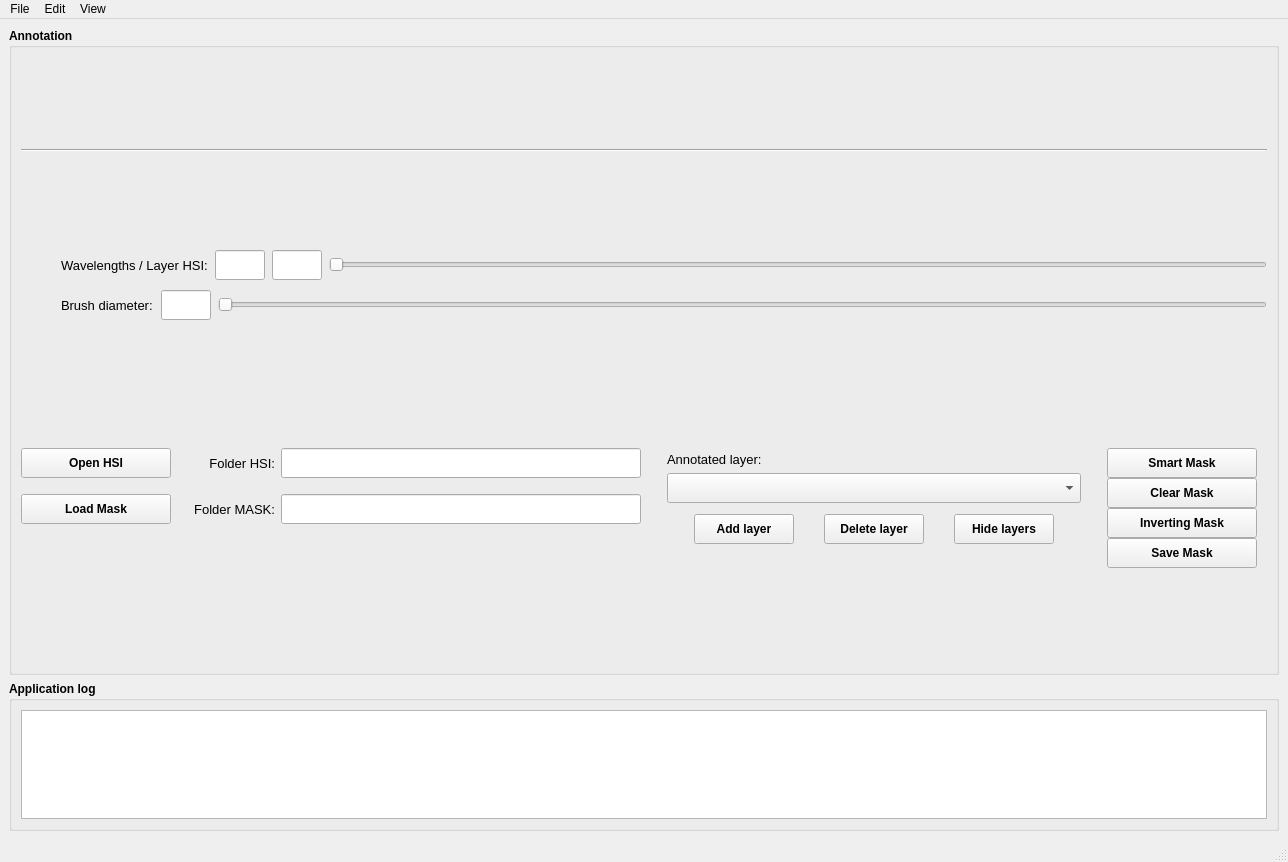
<?xml version="1.0" encoding="UTF-8"?>
<ui version="4.0">
 <class>DATMantMainWindow</class>
 <widget class="QMainWindow" name="DATMantMainWindow">
  <property name="geometry">
   <rect>
    <x>0</x>
    <y>0</y>
    <width>1288</width>
    <height>862</height>
   </rect>
  </property>
  <property name="minimumSize">
   <size>
    <width>820</width>
    <height>620</height>
   </size>
  </property>
  <property name="windowTitle">
   <string>Annotator for HSI</string>
  </property>
  <widget class="QWidget" name="centralwidget">
   <layout class="QVBoxLayout" name="verticalLayout_2">
    <item>
     <widget class="QGroupBox" name="gbAnnotWindow">
      <property name="font">
       <font>
        <weight>75</weight>
        <bold>true</bold>
       </font>
      </property>
      <property name="title">
       <string>Annotation</string>
      </property>
      <layout class="QVBoxLayout" name="verticalLayout_8">
       <item>
        <layout class="QHBoxLayout" name="horizontalLayout_3">
         <property name="sizeConstraint">
          <enum>QLayout::SetDefaultConstraint</enum>
         </property>
         <item>
          <layout class="QVBoxLayout" name="figThinFigure"/>
         </item>
        </layout>
       </item>
       <item>
        <widget class="Line" name="line">
         <property name="orientation">
          <enum>Qt::Horizontal</enum>
         </property>
        </widget>
       </item>
       <item>
        <layout class="QHBoxLayout" name="horizontalLayout_7">
         <property name="spacing">
          <number>10</number>
         </property>
         <item>
          <layout class="QVBoxLayout" name="verticalLayout_4">
           <property name="rightMargin">
            <number>0</number>
           </property>
           <property name="bottomMargin">
            <number>0</number>
           </property>
           <item>
            <layout class="QHBoxLayout" name="horizontalLayout_5">
             <property name="spacing">
              <number>0</number>
             </property>
             <property name="sizeConstraint">
              <enum>QLayout::SetMinimumSize</enum>
             </property>
             <property name="rightMargin">
              <number>0</number>
             </property>
             <item>
              <spacer name="horizontalSpacer">
               <property name="orientation">
                <enum>Qt::Horizontal</enum>
               </property>
               <property name="sizeType">
                <enum>QSizePolicy::Minimum</enum>
               </property>
               <property name="sizeHint" stdset="0">
                <size>
                 <width>40</width>
                 <height>20</height>
                </size>
               </property>
              </spacer>
             </item>
             <item>
              <widget class="QLabel" name="label_5">
               <property name="minimumSize">
                <size>
                 <width>100</width>
                 <height>0</height>
                </size>
               </property>
               <property name="maximumSize">
                <size>
                 <width>200</width>
                 <height>16777215</height>
                </size>
               </property>
               <property name="font">
                <font>
                 <pointsize>10</pointsize>
                 <weight>50</weight>
                 <bold>false</bold>
                </font>
               </property>
               <property name="text">
                <string>Wavelengths / Layer HSI:  </string>
               </property>
              </widget>
             </item>
             <item>
              <widget class="QLineEdit" name="txt_HSI_slider">
               <property name="minimumSize">
                <size>
                 <width>0</width>
                 <height>30</height>
                </size>
               </property>
               <property name="maximumSize">
                <size>
                 <width>50</width>
                 <height>16777215</height>
                </size>
               </property>
               <property name="readOnly">
                <bool>true</bool>
               </property>
              </widget>
             </item>
             <item>
              <widget class="QLabel" name="label">
               <property name="minimumSize">
                <size>
                 <width>5</width>
                 <height>0</height>
                </size>
               </property>
               <property name="text">
                <string/>
               </property>
              </widget>
             </item>
             <item>
              <widget class="QLineEdit" name="txt_HSI_slider_leyer">
               <property name="minimumSize">
                <size>
                 <width>0</width>
                 <height>30</height>
                </size>
               </property>
               <property name="maximumSize">
                <size>
                 <width>50</width>
                 <height>16777215</height>
                </size>
               </property>
              </widget>
             </item>
             <item>
              <widget class="QLabel" name="label_3">
               <property name="minimumSize">
                <size>
                 <width>5</width>
                 <height>0</height>
                </size>
               </property>
               <property name="text">
                <string/>
               </property>
              </widget>
             </item>
             <item>
              <widget class="QSlider" name="HSI_slider">
               <property name="orientation">
                <enum>Qt::Horizontal</enum>
               </property>
              </widget>
             </item>
            </layout>
           </item>
           <item>
            <layout class="QHBoxLayout" name="horizontalLayout_8" stretch="0,0,0,0,0">
             <property name="spacing">
              <number>0</number>
             </property>
             <property name="sizeConstraint">
              <enum>QLayout::SetMinimumSize</enum>
             </property>
             <property name="rightMargin">
              <number>0</number>
             </property>
             <item>
              <spacer name="horizontalSpacer_3">
               <property name="orientation">
                <enum>Qt::Horizontal</enum>
               </property>
               <property name="sizeType">
                <enum>QSizePolicy::Minimum</enum>
               </property>
               <property name="sizeHint" stdset="0">
                <size>
                 <width>40</width>
                 <height>20</height>
                </size>
               </property>
              </spacer>
             </item>
             <item>
              <widget class="QLabel" name="label_2">
               <property name="minimumSize">
                <size>
                 <width>100</width>
                 <height>0</height>
                </size>
               </property>
               <property name="maximumSize">
                <size>
                 <width>200</width>
                 <height>16777215</height>
                </size>
               </property>
               <property name="font">
                <font>
                 <pointsize>10</pointsize>
                 <weight>50</weight>
                 <bold>false</bold>
                </font>
               </property>
               <property name="text">
                <string>Brush diameter:</string>
               </property>
              </widget>
             </item>
             <item>
              <widget class="QLineEdit" name="txtBrushDiameter">
               <property name="minimumSize">
                <size>
                 <width>0</width>
                 <height>30</height>
                </size>
               </property>
               <property name="maximumSize">
                <size>
                 <width>50</width>
                 <height>16777215</height>
                </size>
               </property>
               <property name="font">
                <font>
                 <weight>50</weight>
                 <bold>false</bold>
                </font>
               </property>
               <property name="readOnly">
                <bool>true</bool>
               </property>
              </widget>
             </item>
             <item>
              <widget class="QLabel" name="label_6">
               <property name="minimumSize">
                <size>
                 <width>5</width>
                 <height>0</height>
                </size>
               </property>
               <property name="text">
                <string/>
               </property>
              </widget>
             </item>
             <item>
              <widget class="QSlider" name="sldBrushDiameter">
               <property name="orientation">
                <enum>Qt::Horizontal</enum>
               </property>
              </widget>
             </item>
            </layout>
           </item>
           <item>
            <widget class="QLabel" name="label_13">
             <property name="maximumSize">
              <size>
               <width>16777215</width>
               <height>20</height>
              </size>
             </property>
             <property name="text">
              <string/>
             </property>
            </widget>
           </item>
          </layout>
         </item>
        </layout>
       </item>
       <item>
        <layout class="QHBoxLayout" name="horizontalLayout_6">
         <item>
          <layout class="QHBoxLayout" name="horizontalLayout">
           <item>
            <layout class="QVBoxLayout" name="verticalLayout_11">
             <property name="rightMargin">
              <number>0</number>
             </property>
             <item>
              <layout class="QHBoxLayout" name="horizontalLayout_13">
               <property name="topMargin">
                <number>0</number>
               </property>
               <item>
                <widget class="QPushButton" name="btnBrowseImageDir">
                 <property name="minimumSize">
                  <size>
                   <width>150</width>
                   <height>30</height>
                  </size>
                 </property>
                 <property name="maximumSize">
                  <size>
                   <width>200</width>
                   <height>16777215</height>
                  </size>
                 </property>
                 <property name="text">
                  <string>Open HSI</string>
                 </property>
                </widget>
               </item>
               <item>
                <widget class="QLabel" name="label_7">
                 <property name="minimumSize">
                  <size>
                   <width>0</width>
                   <height>0</height>
                  </size>
                 </property>
                 <property name="maximumSize">
                  <size>
                   <width>100</width>
                   <height>16777215</height>
                  </size>
                 </property>
                 <property name="font">
                  <font>
                   <pointsize>10</pointsize>
                   <weight>50</weight>
                   <bold>false</bold>
                  </font>
                 </property>
                 <property name="text">
                  <string>Folder HSI:</string>
                 </property>
                 <property name="alignment">
                  <set>Qt::AlignRight|Qt::AlignTrailing|Qt::AlignVCenter</set>
                 </property>
                </widget>
               </item>
               <item>
                <widget class="QLineEdit" name="txtImageDir">
                 <property name="minimumSize">
                  <size>
                   <width>0</width>
                   <height>30</height>
                  </size>
                 </property>
                 <property name="maximumSize">
                  <size>
                   <width>360</width>
                   <height>16777215</height>
                  </size>
                 </property>
                 <property name="font">
                  <font>
                   <weight>50</weight>
                   <bold>false</bold>
                  </font>
                 </property>
                 <property name="readOnly">
                  <bool>true</bool>
                 </property>
                </widget>
               </item>
              </layout>
             </item>
             <item>
              <layout class="QHBoxLayout" name="horizontalLayout_14">
               <property name="topMargin">
                <number>10</number>
               </property>
               <item>
                <widget class="QPushButton" name="actionLoadmask">
                 <property name="minimumSize">
                  <size>
                   <width>150</width>
                   <height>30</height>
                  </size>
                 </property>
                 <property name="maximumSize">
                  <size>
                   <width>200</width>
                   <height>16777215</height>
                  </size>
                 </property>
                 <property name="text">
                  <string>Load Mask</string>
                 </property>
                </widget>
               </item>
               <item>
                <widget class="QLabel" name="label_9">
                 <property name="maximumSize">
                  <size>
                   <width>100</width>
                   <height>16777215</height>
                  </size>
                 </property>
                 <property name="font">
                  <font>
                   <pointsize>10</pointsize>
                   <weight>50</weight>
                   <bold>false</bold>
                  </font>
                 </property>
                 <property name="text">
                  <string>Folder MASK:</string>
                 </property>
                 <property name="alignment">
                  <set>Qt::AlignRight|Qt::AlignTrailing|Qt::AlignVCenter</set>
                 </property>
                </widget>
               </item>
               <item>
                <widget class="QLineEdit" name="lineEdit">
                 <property name="minimumSize">
                  <size>
                   <width>0</width>
                   <height>30</height>
                  </size>
                 </property>
                 <property name="maximumSize">
                  <size>
                   <width>360</width>
                   <height>16777215</height>
                  </size>
                 </property>
                 <property name="font">
                  <font>
                   <weight>50</weight>
                   <bold>false</bold>
                  </font>
                 </property>
                 <property name="readOnly">
                  <bool>true</bool>
                 </property>
                </widget>
               </item>
              </layout>
             </item>
             <item>
              <layout class="QVBoxLayout" name="verticalLayout_13">
               <item>
                <layout class="QHBoxLayout" name="horizontalLayout_15">
                 <property name="rightMargin">
                  <number>10</number>
                 </property>
                 <item>
                  <widget class="QLabel" name="label_12">
                   <property name="text">
                    <string/>
                   </property>
                  </widget>
                 </item>
                 <item>
                  <widget class="QLabel" name="label_11">
                   <property name="text">
                    <string/>
                   </property>
                  </widget>
                 </item>
                </layout>
               </item>
              </layout>
             </item>
            </layout>
           </item>
          </layout>
         </item>
         <item>
          <layout class="QHBoxLayout" name="horizontalLayout_4">
           <property name="rightMargin">
            <number>0</number>
           </property>
           <item>
            <layout class="QVBoxLayout" name="verticalLayout_5">
             <property name="leftMargin">
              <number>20</number>
             </property>
             <property name="rightMargin">
              <number>10</number>
             </property>
             <item>
              <layout class="QVBoxLayout" name="verticalLayout_6">
               <item>
                <widget class="QLabel" name="label_10">
                 <property name="maximumSize">
                  <size>
                   <width>16777215</width>
                   <height>200</height>
                  </size>
                 </property>
                 <property name="font">
                  <font>
                   <pointsize>10</pointsize>
                   <weight>50</weight>
                   <bold>false</bold>
                  </font>
                 </property>
                 <property name="text">
                  <string>Annotated layer:</string>
                 </property>
                 <property name="alignment">
                  <set>Qt::AlignBottom|Qt::AlignLeading|Qt::AlignLeft</set>
                 </property>
                </widget>
               </item>
              </layout>
             </item>
             <item>
              <widget class="QComboBox" name="lstDefectsAndColors">
               <property name="sizePolicy">
                <sizepolicy hsizetype="Expanding" vsizetype="Fixed">
                 <horstretch>0</horstretch>
                 <verstretch>0</verstretch>
                </sizepolicy>
               </property>
               <property name="minimumSize">
                <size>
                 <width>0</width>
                 <height>30</height>
                </size>
               </property>
               <property name="maximumSize">
                <size>
                 <width>5000</width>
                 <height>16777215</height>
                </size>
               </property>
               <property name="font">
                <font>
                 <weight>50</weight>
                 <bold>false</bold>
                </font>
               </property>
              </widget>
             </item>
             <item>
              <layout class="QVBoxLayout" name="verticalLayout_7">
               <property name="spacing">
                <number>3</number>
               </property>
               <property name="topMargin">
                <number>5</number>
               </property>
               <item>
                <layout class="QHBoxLayout" name="horizontalLayout_9">
                 <property name="spacing">
                  <number>3</number>
                 </property>
                 <property name="topMargin">
                  <number>0</number>
                 </property>
                 <item>
                  <widget class="QPushButton" name="add_layer">
                   <property name="minimumSize">
                    <size>
                     <width>0</width>
                     <height>30</height>
                    </size>
                   </property>
                   <property name="maximumSize">
                    <size>
                     <width>100</width>
                     <height>16777215</height>
                    </size>
                   </property>
                   <property name="text">
                    <string>Add layer</string>
                   </property>
                  </widget>
                 </item>
                 <item>
                  <widget class="QPushButton" name="delete_layer">
                   <property name="minimumSize">
                    <size>
                     <width>0</width>
                     <height>30</height>
                    </size>
                   </property>
                   <property name="maximumSize">
                    <size>
                     <width>100</width>
                     <height>16777215</height>
                    </size>
                   </property>
                   <property name="text">
                    <string>Delete layer</string>
                   </property>
                  </widget>
                 </item>
                 <item>
                  <widget class="QPushButton" name="btnMode">
                   <property name="minimumSize">
                    <size>
                     <width>0</width>
                     <height>30</height>
                    </size>
                   </property>
                   <property name="maximumSize">
                    <size>
                     <width>100</width>
                     <height>16777215</height>
                    </size>
                   </property>
                   <property name="text">
                    <string>Hide layers</string>
                   </property>
                   <property name="shortcut">
                    <string>M</string>
                   </property>
                  </widget>
                 </item>
                </layout>
               </item>
              </layout>
             </item>
             <item>
              <layout class="QHBoxLayout" name="horizontalLayout_16">
               <item>
                <widget class="QLabel" name="label_4">
                 <property name="maximumSize">
                  <size>
                   <width>200</width>
                   <height>16777215</height>
                  </size>
                 </property>
                 <property name="text">
                  <string/>
                 </property>
                </widget>
               </item>
              </layout>
             </item>
            </layout>
           </item>
           <item>
            <layout class="QVBoxLayout" name="verticalLayout">
             <property name="spacing">
              <number>0</number>
             </property>
             <property name="leftMargin">
              <number>10</number>
             </property>
             <property name="rightMargin">
              <number>10</number>
             </property>
             <item>
              <widget class="QPushButton" name="makemask">
               <property name="minimumSize">
                <size>
                 <width>150</width>
                 <height>30</height>
                </size>
               </property>
               <property name="maximumSize">
                <size>
                 <width>300</width>
                 <height>16777215</height>
                </size>
               </property>
               <property name="text">
                <string>Smart Mask</string>
               </property>
              </widget>
             </item>
             <item>
              <widget class="QPushButton" name="btnClear">
               <property name="enabled">
                <bool>true</bool>
               </property>
               <property name="minimumSize">
                <size>
                 <width>0</width>
                 <height>30</height>
                </size>
               </property>
               <property name="maximumSize">
                <size>
                 <width>300</width>
                 <height>16777215</height>
                </size>
               </property>
               <property name="text">
                <string>Clear Mask</string>
               </property>
              </widget>
             </item>
             <item>
              <widget class="QPushButton" name="InvertingMask">
               <property name="minimumSize">
                <size>
                 <width>0</width>
                 <height>30</height>
                </size>
               </property>
               <property name="text">
                <string>Inverting Mask</string>
               </property>
              </widget>
             </item>
             <item>
              <widget class="QPushButton" name="pushButton_2">
               <property name="minimumSize">
                <size>
                 <width>150</width>
                 <height>30</height>
                </size>
               </property>
               <property name="maximumSize">
                <size>
                 <width>200</width>
                 <height>16777215</height>
                </size>
               </property>
               <property name="text">
                <string>Save Mask</string>
               </property>
              </widget>
             </item>
            </layout>
           </item>
          </layout>
         </item>
        </layout>
       </item>
      </layout>
     </widget>
    </item>
    <item>
     <widget class="QGroupBox" name="gbApplicationLog">
      <property name="sizePolicy">
       <sizepolicy hsizetype="Preferred" vsizetype="Maximum">
        <horstretch>0</horstretch>
        <verstretch>0</verstretch>
       </sizepolicy>
      </property>
      <property name="maximumSize">
       <size>
        <width>16777215</width>
        <height>150</height>
       </size>
      </property>
      <property name="font">
       <font>
        <weight>75</weight>
        <bold>true</bold>
       </font>
      </property>
      <property name="title">
       <string>Application log</string>
      </property>
      <layout class="QVBoxLayout" name="verticalLayout_3">
       <item>
        <widget class="QTextEdit" name="txtConsole">
         <property name="font">
          <font>
           <weight>50</weight>
           <bold>false</bold>
          </font>
         </property>
        </widget>
       </item>
      </layout>
     </widget>
    </item>
   </layout>
  </widget>
  <widget class="QMenuBar" name="menubar">
   <property name="geometry">
    <rect>
     <x>0</x>
     <y>0</y>
     <width>1288</width>
     <height>22</height>
    </rect>
   </property>
   <widget class="QMenu" name="menuFile">
    <property name="title">
     <string>File</string>
    </property>
    <addaction name="actionSave_current_annotations"/>
    <addaction name="actionLoad"/>
   </widget>
   <widget class="QMenu" name="menuView">
    <property name="title">
     <string>View</string>
    </property>
    <addaction name="separator"/>
    <addaction name="actionColor_definitions"/>
    <addaction name="actionLog"/>
   </widget>
   <widget class="QMenu" name="menuEdit">
    <property name="title">
     <string>Edit</string>
    </property>
    <addaction name="actionProcess_original_mask"/>
    <addaction name="actionAIMask"/>
   </widget>
   <addaction name="menuFile"/>
   <addaction name="menuEdit"/>
   <addaction name="menuView"/>
  </widget>
  <widget class="QStatusBar" name="statusbar"/>
  <action name="actionLog">
   <property name="checkable">
    <bool>true</bool>
   </property>
   <property name="text">
    <string>Log</string>
   </property>
  </action>
  <action name="actionRefresh_data_file">
   <property name="text">
    <string>Refresh data file</string>
   </property>
  </action>
  <action name="actionRefresh_predictor">
   <property name="text">
    <string>Refresh predictor</string>
   </property>
  </action>
  <action name="actionSave_current_annotations">
   <property name="text">
    <string>Save current annotations</string>
   </property>
  </action>
  <action name="actionLoad_marked_image">
   <property name="checkable">
    <bool>true</bool>
   </property>
   <property name="checked">
    <bool>true</bool>
   </property>
   <property name="text">
    <string>Load marked image</string>
   </property>
  </action>
  <action name="actionReload_original_mask">
   <property name="enabled">
    <bool>false</bool>
   </property>
   <property name="text">
    <string>Reload original mask</string>
   </property>
  </action>
  <action name="actionProcess_original_mask">
   <property name="checkable">
    <bool>true</bool>
   </property>
   <property name="enabled">
    <bool>false</bool>
   </property>
   <property name="text">
    <string>Process original mask</string>
   </property>
  </action>
  <action name="actionAIMask">
   <property name="text">
    <string>Reload AUTO defect mask</string>
   </property>
  </action>
  <action name="actionColor_definitions">
   <property name="text">
    <string>Color specifications</string>
   </property>
  </action>
  <action name="actionLoad">
   <property name="text">
    <string>Load annotations</string>
   </property>
  </action>
 </widget>
 <resources/>
 <connections/>
</ui>
